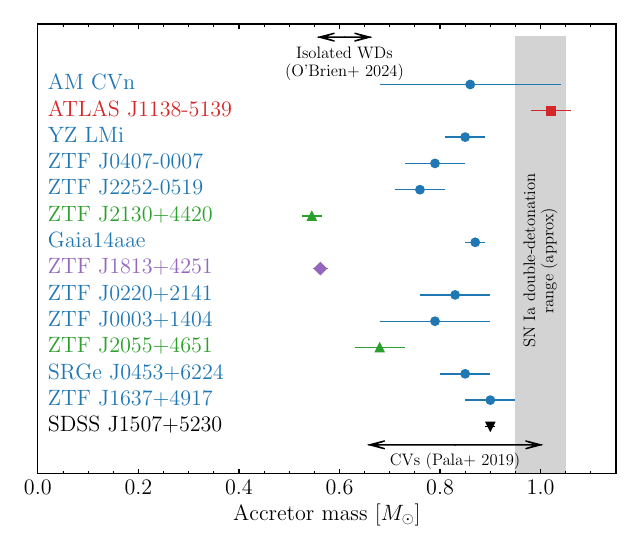

Source code (Python):
#!/usr/bin/env python

"""
"""
    
import numpy as np
import matplotlib.pyplot as plt
from sys import argv, exit
from astropy.io import fits
from astropy.table import Table
import mgutils as mg, mgutils.constants as co


if __name__ == '__main__':

    if "-h" in argv:
        print ("m1s.py usage")
        raise SystemExit


    ax = mg.formatGraph(xlabel='Accretor mass [$M_\\odot$]', grid=False, figsize=(6.4,5.5))


    table = Table.read('amcvn_catalogue.fits')


    j = 0


    amcvn = table['AM_CVn']
    hecv = table['He_CV']
    sdb = table['sdB_donor']
    bd = table['BD_donor']
    other = ( ~amcvn & ~hecv & ~sdb & ~bd )

    for k,row in enumerate(table):
        if np.isfinite(row['M1']) and np.isfinite(row['M1_err']):

            fmt = 'C0o' if amcvn[k] else \
                  'C4D' if hecv[k] else \
                  'C2^' if sdb[k] else \
                  'kv' if bd[k] else \
                  'C3s'
            
            print(row['Q_method'])

            plt.errorbar(row['M1'], j+0.2, 0, row['M1_err'], fmt=fmt)

            plt.annotate(row['Name'], (0.02,j), color=fmt[:-1])

            j -= 1

    # plt.fill_betweenx(np.linspace(j-2, 1, 20), 0.83-0.17, 0.83+0.17, color='lightgrey')
    plt.fill_betweenx(np.linspace(j-2, 2, 20), 0.95, 1.05, color='lightgrey')

    # plt.plot([1,1], [j-2,1], 'k--')


    plt.xlim(0, 1.15)
    plt.ylim(j-0.6, 2.5)
    plt.yticks([])


    ### CV masses

    plt.annotate("CVs (Pala+ 2019)", (0.83, j-0.3), color='k', fontsize=12, horizontalalignment='center')
    plt.annotate("SN Ia double-detonation\nrange (approx)", (1.0, (j+1)/2), color='k', fontsize=12, horizontalalignment='center', verticalalignment='center', rotation=90)

    plt.arrow(0.83, j+0.5, -0.17, 0, length_includes_head=True, head_width=0.3, head_length=0.03, color='k', overhang=0.8)
    plt.arrow(0.83, j+0.5, 0.17, 0, length_includes_head=True, head_width=0.3, head_length=0.03, color='k', overhang=0.8)

    ### WD masses

    plt.annotate("Isolated WDs\n(O'Brien+ 2024)", (0.61, 0.5), color='k', fontsize=12, horizontalalignment='center')

    plt.arrow(0.61, 2, -0.05, 0, length_includes_head=True, head_width=0.3, head_length=0.03, color='k', overhang=0.8)
    plt.arrow(0.61, 2, 0.05, 0, length_includes_head=True, head_width=0.3, head_length=0.03, color='k', overhang=0.8)

    print(-j, "targets have measured M1")

    plt.savefig("m1s.pdf")

    plt.show()